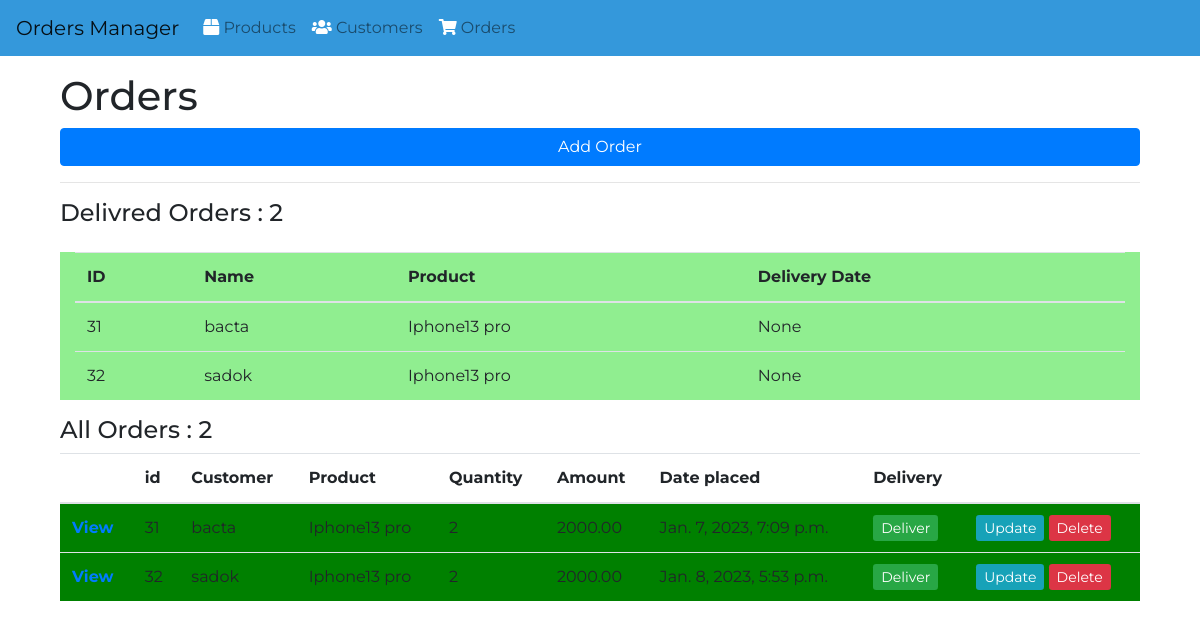
Screenshot of /orders/ with the database file from the repository.
### orders/models.py (models this page shows, shortened)
class Order(models.Model):
    STATUS=(
        ('green','Delivred'),
        ('red','Canceled'),
        ('yellow','Wait for confirmation'),
    )
    customer = models.ForeignKey(Customer, on_delete=models.CASCADE)
    product = models.ForeignKey(Product, on_delete=models.CASCADE)
    quantity = models.PositiveIntegerField()
    state = models.CharField(max_length=50,choices=STATUS,default='yellow')
    date_placed = models.DateTimeField(auto_now_add=True)
    date_fulfilled = models.DateTimeField(null=True)
    price = models.DecimalField(max_digits=8, decimal_places=2)

### customers/models.py (models this page shows, shortened)
class Customer(models.Model):
    name = models.CharField(max_length=100)
    email = models.EmailField()
    phone = models.CharField(max_length=15)
    address = models.TextField()

### products/models.py (models this page shows, shortened)
class Product(models.Model):
    name = models.CharField(max_length=100)
    price = models.DecimalField(max_digits=8, decimal_places=2)
    description = models.TextField()

### orders/views.py (the view)
# urls.py: path('orders/', views.order_list, name='order_list'),
def order_list(request):
    orders = Order.objects.all()
    delivred = Order.objects.filter(state="green")
    all_orders = orders.count()
    delivred_number = delivred.count()
    context={
        'delivred':delivred,
        'orders':orders,
        'delivred_number':delivred_number,
        'all_orders_number':all_orders
    }
    return render(request,'orders/order_list.html',context)

### orders/templates/orders/order_list.html (shortened to what this page needs)
{% extends 'customers/base.html' %}
{% block content %}
<div class="container mt-8">
    <h1>Orders</h1>
    <ul class="navbar-nav" >
            <a class="btn btn-primary" href="{% url 'add_order' %}">Add Order</a>
    </ul>
<hr>
<h4>Delivred Orders : {{delivred_number}}</h4>
    <div class="container mt-4">
      <table class="table">
        <thead>
          <th>ID</th>
          <th>Name</th>
          <th>Product</th>
          <th>Delivery Date</th>
        </thead>
        <tbody>
  {% for dl in delivred %}
          <tr>
            <td>
              {{dl.id}}
            </td>
              <td>
                {{dl.customer.name}}
              </td>
                <td>
                  {{dl.product.name}}
                </td>
                  <td>
                    {{dl.date_fulfilled}}
                  </td>
          </tr>
  {% endfor %}
        </tbody>
    </div>
    </div>
    <h4>All Orders : {{all_orders_number}}</h4>
        <table class="table">
            <thead>
              <tr>
                <th scope="col"></th>
                <th scope="col">id</th>
                <th scope="col">Customer</th>
                <th scope="col">Product</th>
                <th scope="col">Quantity</th>
                <th scope="col">Amount</th>
                <th scope="col">Date placed</th>
                <th scope="col">Delivery</th>
                <th scope="col"></th>
              </tr>
            </thead>
            <tbody>
                {% for or in orders %}
                <tr style="background : {{or.state}} ">
                    <th scope="row"><a href="{% url 'order_detail' or.id %}">View</a></th>
                    <td>{{or.id}}</td>
                    <td>{{or.customer.name}}</td>
                    <td>{{or.product.name}}</td>
                    <td>{{or.quantity}}</td>
                    <td>{{or.price}}</td>
                    <td>{{or.date_placed}}</td>
                    <td>
                      <a class ="btn-sm btn-success" {{button_state}}href="{% url 'deliver_order' or.id %} ">Deliver</a>
                    </td>
                    <td><a class ="btn-sm btn-info" href="#">Update</a>
                    <a class ="btn-sm btn-danger" href="{% url 'delete_order' or.id %}">Delete</a></td>
                  </tr>
                {% endfor %}
            </tbody>
          </table>
        </div>
{% endblock content %}

### customers/templates/customers/base.html (shortened to what this page needs)
<!doctype html>
<html lang="en">
  <head>
    <link rel="stylesheet" href="https://stackpath.bootstrapcdn.com/bootstrap/4.5.0/css/bootstrap.min.css">
    <link rel="stylesheet" href="https://cdnjs.cloudflare.com/ajax/libs/font-awesome/5.15.1/css/all.min.css" />
  </head>
  <body>
    <nav class="navbar navbar-expand-lg navbar-light">
      <a class="navbar-brand" href="#">
        Orders Manager
      </a>
      <div class="collapse navbar-collapse" id="navbarNav">
        <ul class="navbar-nav">
          <li class="nav-item">
                        <a class="nav-link" href="{% url 'product_list' %}">
              <i class="fas fa-box"></i> Products
            </a>
          </li>
          <li class="nav-item">
            <a class="nav-link" href="{% url 'customer_list' %}">
              <i class="fas fa-users"></i> Customers
            </a>
          </li>
          <li class="nav-item">
            <a class="nav-link" href="{% url 'order_list' %}">
              <i class="fas fa-shopping-cart"></i> Orders
            </a>
          </li>
        </ul>
      </div>
    </nav>
    <div class="container mt-3">
      {% block content %}
      {% endblock content %}
  </body>
</html>

### customers/templates/customers/base.html (style rules this page uses)
* { font-family: 'Montserrat', sans-serif; }
.navbar { background-color: #3498db; }
.nav-link { color: white; }
.navbar-brand { color: white; }
.nav-link i { color: white; }
.navbar .nav-link { border: 0px solid white; border-radius: 15px; padding: 0.5em 1em; }
.navbar .nav-link i { transition: all 0.2s; }

### orders/templates/orders/order_list.html (style rules this page uses)
.mt-4 { background: lightgreen; }

### rows the page displays
Order: id "31", customer.name "bacta", product.name "Iphone13 pro", date_fulfilled "None", quantity "2", price "2000.00", date_placed "Jan. 7, 2023, 7:09 p.m."
Order: id "32", customer.name "sadok", product.name "Iphone13 pro", date_fulfilled "None", quantity "2", price "2000.00", date_placed "Jan. 8, 2023, 5:53 p.m."

### other values shown
{{ delivred_number }} "2"
{{ all_orders_number }} "2"
